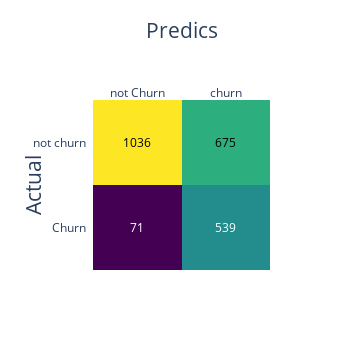
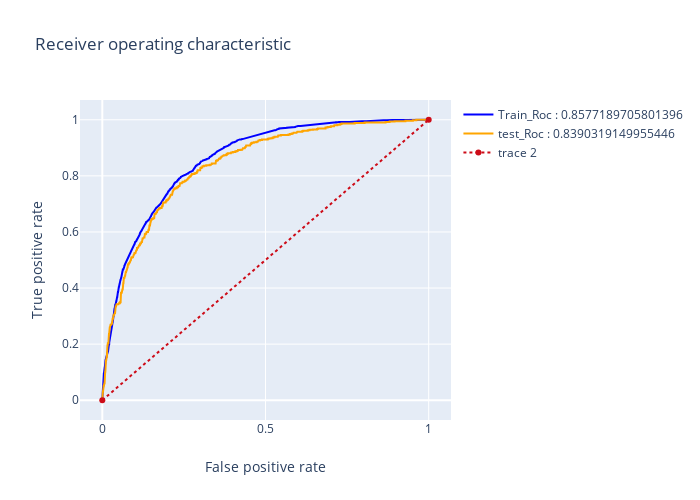
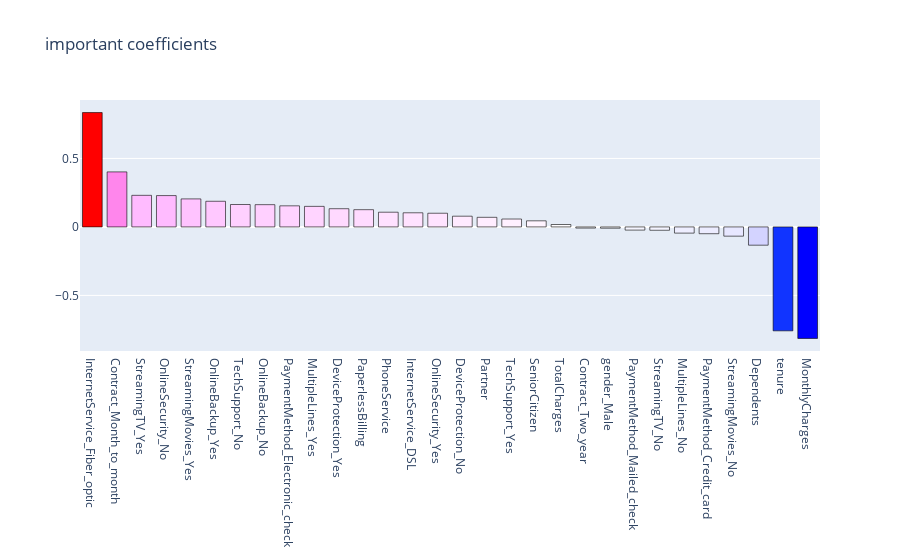

The notebook cell these images were saved under, in order:
### Code cell
# after Gridsearch with recall for scoring
logreg_1 = LogisticRegression(C = 100 , class_weight = 'balanced', fit_intercept = False , 
                              intercept_scaling = 10 , max_iter = 200 , penalty = 'l1' ,
                              random_state = 11 , solver = 'liblinear')
                            
# model results
results(logreg_1, X, X_train_smote, y_train_smote, X_test, y_test, 'coefficients', None)

### Figure 1 — Plotly figure (JSON) as saved in the notebook; plotly's stock layout.template omitted (floating-point values rounded to 4 significant figures)
{"data": [{"colorscale": [[0, "#440154"], [0.1111, "#482878"], [0.2222, "#3e4989"], [0.3333, "#31688e"], [0.4444, "#26828e"], [0.5556, "#1f9e89"], [0.6667, "#35b779"], [0.7778, "#6ece58"], [0.8889, "#b5de2b"], [1, "#fde725"]], "reversescale": false, "showscale": false, "type": "heatmap", "x": ["not Churn", "churn"], "y": ["Churn", "not churn"], "z": [[71, 539], [1036, 675]]}], "layout": {"annotations": [{"font": {"color": "#FFFFFF"}, "showarrow": false, "text": "71", "x": "not Churn", "xref": "x", "y": "Churn", "yref": "y"}, {"font": {"color": "#FFFFFF"}, "showarrow": false, "text": "539", "x": "churn", "xref": "x", "y": "Churn", "yref": "y"}, {"font": {"color": "#000000"}, "showarrow": false, "text": "1036", "x": "not Churn", "xref": "x", "y": "not churn", "yref": "y"}, {"font": {"color": "#000000"}, "showarrow": false, "text": "675", "x": "churn", "xref": "x", "y": "not churn", "yref": "y"}], "autosize": false, "height": 350, "width": 350, "xaxis": {"dtick": 1, "gridcolor": "rgb(0, 0, 0)", "side": "top", "tickmode": "array", "ticks": "", "title": {"font": {"size": 21}, "text": "Predics"}}, "yaxis": {"dtick": 1, "tickmode": "array", "ticks": "", "ticksuffix": "  ", "title": {"font": {"size": 21}, "text": "Actual"}}}}

### Figure 2 — Plotly figure (JSON) as saved in the notebook; plotly's stock layout.template omitted (floating-point values rounded to 4 significant figures; data arrays with more than 128 entries replaced by an {"elided": "..."} marker saying what was removed)
{"data": [{"line": {"color": "blue", "width": 2}, "name": "Train_Roc : 0.8577189705801396", "type": "scatter", "x": {"elided": "2085 float values"}, "y": {"elided": "2085 float values"}}, {"line": {"color": "orange", "width": 2}, "name": "test_Roc : 0.8390319149955446", "type": "scatter", "x": {"elided": "624 float values"}, "y": {"elided": "624 float values"}}, {"line": {"color": "rgb(205, 12, 24)", "dash": "dot", "width": 2}, "type": "scatter", "x": [0, 1], "y": [0, 1]}], "layout": {"autosize": false, "height": 500, "title": {"text": "Receiver operating characteristic"}, "width": 700, "xaxis": {"title": {"text": "False positive rate"}}, "yaxis": {"title": {"text": "True positive rate"}}}}

### Figure 3 — Plotly figure (JSON) as saved in the notebook; plotly's stock layout.template omitted (floating-point values rounded to 4 significant figures)
{"data": [{"marker": {"color": [0.835, 0.4018, 0.2306, 0.2287, 0.2046, 0.1872, 0.1637, 0.1625, 0.154, 0.1501, 0.133, 0.1259, 0.1074, 0.1031, 0.09991, 0.07831, 0.07007, 0.05759, 0.04452, 0.01763, -0.008489, -0.00933, -0.02322, -0.02445, -0.04523, -0.04959, -0.06747, -0.1335, -0.7586, -0.8143], "colorscale": [[0, "rgb(0,0,255)"], [0.1, "rgb(51,153,255)"], [0.2, "rgb(102,204,255)"], [0.3, "rgb(153,204,255)"], [0.4, "rgb(204,204,255)"], [0.5, "rgb(255,255,255)"], [0.6, "rgb(255,204,255)"], [0.7, "rgb(255,153,255)"], [0.8, "rgb(255,102,204)"], [0.9, "rgb(255,102,102)"], [1, "rgb(255,0,0)"]], "line": {"color": "black", "width": 0.6}}, "name": "coefficients", "type": "bar", "x": ["InternetService_Fiber_optic", "Contract_Month_to_month", "StreamingTV_Yes", "OnlineSecurity_No", "StreamingMovies_Yes", "OnlineBackup_Yes", "TechSupport_No", "OnlineBackup_No", "PaymentMethod_Electronic_check", "MultipleLines_Yes", "DeviceProtection_Yes", "PaperlessBilling", "PhoneService", "InternetService_DSL", "OnlineSecurity_Yes", "DeviceProtection_No", "Partner", "TechSupport_Yes", "SeniorCitizen", "TotalCharges", "Contract_Two_year", "gender_Male", "PaymentMethod_Mailed_check", "StreamingTV_No", "MultipleLines_No", "PaymentMethod_Credit_card", "StreamingMovies_No", "Dependents", "tenure", "MonthlyCharges"], "y": [0.835, 0.4018, 0.2306, 0.2287, 0.2046, 0.1872, 0.1637, 0.1625, 0.154, 0.1501, 0.133, 0.1259, 0.1074, 0.1031, 0.09991, 0.07831, 0.07007, 0.05759, 0.04452, 0.01763, -0.008489, -0.00933, -0.02322, -0.02445, -0.04523, -0.04959, -0.06747, -0.1335, -0.7586, -0.8143]}], "layout": {"title": {"text": "important coefficients"}}}
